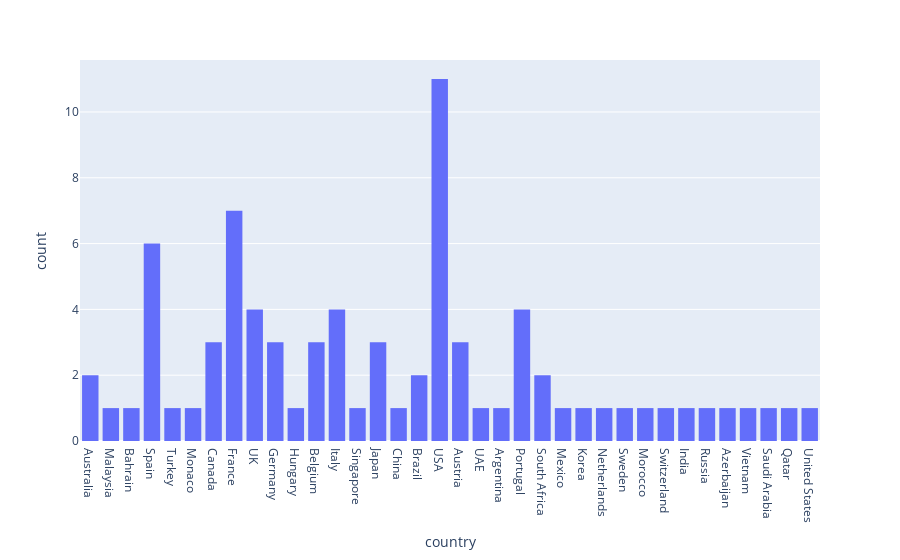

The cell this chart's notebook holds for it:
### Code cell
fig = px.histogram(circuits,x="country")

fig.show()

### Figure 1 — Plotly figure (JSON) as saved in the notebook; plotly's stock layout.template omitted (floating-point values rounded to 4 significant figures)
{"data": [{"alignmentgroup": "True", "bingroup": "x", "hovertemplate": "country=%{x}<br>count=%{y}<extra></extra>", "legendgroup": "", "marker": {"color": "#636efa", "pattern": {"shape": ""}}, "name": "", "offsetgroup": "", "orientation": "v", "showlegend": false, "type": "histogram", "x": ["Australia", "Malaysia", "Bahrain", "Spain", "Turkey", "Monaco", "Canada", "France", "UK", "Germany", "Hungary", "Spain", "Belgium", "Italy", "Singapore", "Japan", "China", "Brazil", "USA", "Germany", "Italy", "Japan", "Austria", "UAE", "Argentina", "Spain", "Portugal", "Japan", "Australia", "South Africa", "UK", "Mexico", "USA", "France", "Korea", "Brazil", "USA", "UK", "Netherlands", "Belgium", "France", "USA", "USA", "USA", "Spain", "USA", "Sweden", "Canada", "Spain", "Belgium", "France", "Canada", "France", "France", "France", "South Africa", "Austria", "UK", "Portugal", "USA", "Germany", "Portugal", "USA", "Morocco", "Italy", "Switzerland", "Spain", "India", "USA", "Austria", "Russia", "USA", "Azerbaijan", "Vietnam", "Portugal", "Italy", "Saudi Arabia", "Qatar", "United States"], "xaxis": "x", "yaxis": "y"}], "layout": {"barmode": "relative", "legend": {"tracegroupgap": 0}, "margin": {"t": 60}, "xaxis": {"anchor": "y", "domain": [0, 1], "title": {"text": "country"}}, "yaxis": {"anchor": "x", "domain": [0, 1], "title": {"text": "count"}}}}
